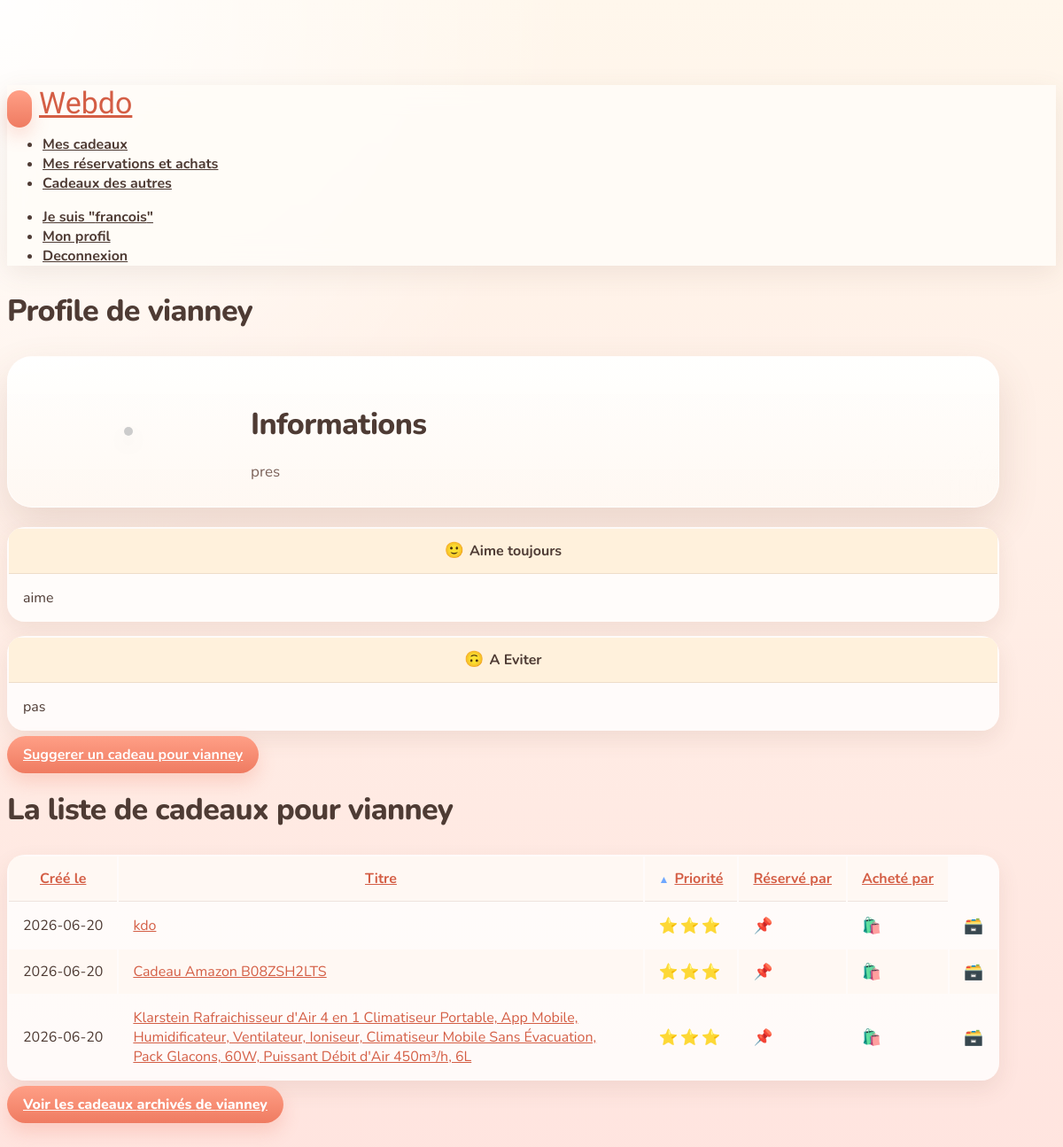
The app's page /les_kdos.php?pour=1 (signed in) with its own data.
### tables this page shows
CREATE TABLE membre (
  id INTEGER PRIMARY KEY AUTOINCREMENT,
  motPasse TEXT NOT NULL DEFAULT '',
  prenom TEXT DEFAULT NULL,
  anniversaire TEXT DEFAULT NULL,
  presentation TEXT,
  email TEXT DEFAULT NULL,
  photo TEXT DEFAULT NULL,
  aime TEXT NOT NULL DEFAULT '',
  aimepas TEXT NOT NULL DEFAULT ''
, admin INTEGER NOT NULL DEFAULT 0);

CREATE TABLE kdo (
  id INTEGER PRIMARY KEY AUTOINCREMENT,
  pour INTEGER NOT NULL DEFAULT 0,
  titre TEXT NOT NULL DEFAULT '',
  description TEXT,
  url TEXT DEFAULT NULL,
  image TEXT DEFAULT NULL,
  creeLe TEXT NOT NULL DEFAULT '',
  creePar INTEGER NOT NULL DEFAULT 0,
  reserveLe TEXT DEFAULT NULL,
  reservePar INTEGER DEFAULT NULL,
  acheteLe TEXT DEFAULT NULL,
  achetePar INTEGER DEFAULT NULL,
  partage INTEGER NOT NULL DEFAULT 0,
  supprime INTEGER NOT NULL DEFAULT 0,
  priorite INTEGER NOT NULL DEFAULT 3
);

### src/i_sql.php (called while the page is built, shortened)
<?
require_once(__DIR__.'/i_config.php');
function sql_bootstrap_schema() {
	return <<<SQL
CREATE TABLE IF NOT EXISTS commentaire (
  id INTEGER PRIMARY KEY AUTOINCREMENT,
  idKdo INTEGER NOT NULL DEFAULT 0,
  commentaire TEXT NOT NULL,
  creeLe TEXT NOT NULL DEFAULT '',
  creePar INTEGER NOT NULL DEFAULT 0,
  visible INTEGER NOT NULL DEFAULT 0,
  supprime INTEGER NOT NULL DEFAULT 0
);
CREATE TABLE IF NOT EXISTS evenement (
  id INTEGER PRIMARY KEY AUTOINCREMENT,
  date TEXT NOT NULL DEFAULT '',
  titre TEXT NOT NULL DEFAULT '',
  description TEXT,
  groupe INTEGER NOT NULL DEFAULT 0,
  supprime INTEGER NOT NULL DEFAULT 0
);
CREATE TABLE IF NOT EXISTS groupe (
  id INTEGER NOT NULL,
  idMembre INTEGER NOT NULL DEFAULT 0,
  nom TEXT DEFAULT NULL,
  PRIMARY KEY (id, idMembre)
);
CREATE TABLE IF NOT EXISTS kdo (
  id INTEGER PRIMARY KEY AUTOINCREMENT,
  pour INTEGER NOT NULL DEFAULT 0,
  titre TEXT NOT NULL DEFAULT '',
  description TEXT,
  url TEXT DEFAULT NULL,
  image TEXT DEFAULT NULL,
  creeLe TEXT NOT NULL DEFAULT '',
  creePar INTEGER NOT NULL DEFAULT 0,
  reserveLe TEXT DEFAULT NULL,
  reservePar INTEGER DEFAULT NULL,
  acheteLe TEXT DEFAULT NULL,
  achetePar INTEGER DEFAULT NULL,
  partage INTEGER NOT NULL DEFAULT 0,
  supprime INTEGER NOT NULL DEFAULT 0,
  priorite INTEGER NOT NULL DEFAULT 3
);
CREATE TABLE IF NOT EXISTS membre (
  id INTEGER PRIMARY KEY AUTOINCREMENT,
  motPasse TEXT NOT NULL DEFAULT '',
  prenom TEXT DEFAULT NULL,
  anniversaire TEXT DEFAULT NULL,
  presentation TEXT,
  email TEXT DEFAULT NULL,
  photo TEXT DEFAULT NULL,
  aime TEXT NOT NULL DEFAULT '',
  aimepas TEXT NOT NULL DEFAULT ''
);
CREATE TABLE IF NOT EXISTS partage (
  idKdo INTEGER DEFAULT 0,
  partagePar INTEGER NOT NULL DEFAULT 0,
  combien TEXT DEFAULT NULL,
  supprime INTEGER DEFAULT 0
);
SQL;
}
function sql_get_connection() {
	static $pdo = null;
	if ($pdo !== null) {
		return $pdo;
	}
	global $dbpath;
	try {
		$pdo = new PDO('sqlite:'.$dbpath);
		$pdo->setAttribute(PDO::ATTR_ERRMODE, PDO::ERRMODE_EXCEPTION);
		$pdo->setAttribute(PDO::ATTR_DEFAULT_FETCH_MODE, PDO::FETCH_ASSOC);
		$pdo->exec('PRAGMA foreign_keys = ON');
		$pdo->exec(sql_bootstrap_schema());
	} catch (PDOException $e) {
		die("La connexion a échoué ! ".$e->getMessage());
	}
	return $pdo;
}
function sql_normalize_query($requete) {
	$patterns = array(
		'/SUBDATE\(NOW\(\), "([0-9]+) days"\)/i' => "datetime('now', '-$1 days')",
		'/SUBDATE\(NOW\(\), \'([0-9]+) days\'\)/i' => "datetime('now', '-$1 days')",
	);
	$requete = preg_replace(array_keys($patterns), array_values($patterns), $requete);
	$requete = str_replace("\\'", "''", $requete);
	$requete = str_replace('\\"', '""', $requete);
	return $requete;
}
function sql_select($requete, &$nblignes) {
	$pdo = sql_get_connection();
	$requete = sql_normalize_query($requete);
	try {
		$statement = $pdo->query($requete);
		$res = $statement->fetchAll();
		return $res;
	} catch (PDOException $e) {
		die("La requete sur la base a échoué : ".$requete." (".$e->getMessage().")");
	}
}
function prenom_simple($id) {
	$res = sql_select("select prenom from membre where id=$id", $nb);
	return $res[0]['prenom'];
}
function prenom($id) {
	$pr = prenom_simple($id);
		return $pr;
}
function photo($id) {
	$res = sql_select("select photo from membre where id=$id", $nb);
	return $res[0]['photo'];
}
?>

### src/les_kdos.php (the view, shortened to what this page needs)
<?php
require_once(__DIR__.'/i_divers.php');
require_once(__DIR__.'/i_gifts.php');
$arch = get_param('arch') == '1';
$pour = get_param('pour');
$order = get_param('order');
if($order=='') $order = 'priorite';
$way = get_param('way');
if($way =='') $way = 'asc';
$mine = $pour == $_SESSION['idUtilisateur'];
$prenom = $pour ? prenom($pour) : '';
$requete = "select id, image, creeLe, titre, pour, priorite, creePar, reservePar, reserveLe, achetePar, acheteLe, partage from kdo where ";
if ($pour) {
	$requete .= "pour=$pour";
}
if($arch) {
	$requete .= ' and supprime=2';
	$requete .= ' order by pour, achetePar, priorite';
} else {
	$requete .= ' and supprime=0';
	switch($order)
	{
	default:
	case 'priorite':
		if($mine) $requete .= ' order by priorite '.$way.',creeLe';
		else $requete .= ' order by pour,achetePar,reservePar,priorite';
		break;
	}
}
$res = sql_select($requete, $nbRep);
aff_header();
if($mine)
{
	echo "<h2>Votre profile</h2>";
	if($arch) $title = 'Ma liste de cadeaux archivé';
	else $title = 'Ma liste de cadeaux';
}
else
{
	if($arch) $title = 'La liste de cadeaux archivé pour ';
	else $title = 'La liste de cadeaux pour ';
	if($pour)
	{
		echo "<h2>Profile de $prenom</h2>";
	}
	else $prenom = 'tout le monde';
	$title .= $prenom;
}
if($pour)
{
	echo '<div class="box violet profile-summary">';
	echo '<div class="profile-summary-media">';
	$photo = photo($pour);
	echo '<img class="tbp" src="'.user_avatar_url($photo, $prenom).'" alt="'.h($prenom).'" />';
	echo '</div>';
	echo '<div class="profile-summary-copy">';
	$res2 = sql_select('select aime, aimepas, presentation from membre where id ='.$pour, $nbRep);
	echo '<h2>Informations</h2>';
	echo '<p>';
	if($res2[0]['presentation'] != '')
	{
		echo embellir($res2[0]['presentation']);
	} else {
		echo "aucune information n'a était remplie :/";
		}
	echo '</p>';
	echo '</div>';
	echo '</div>';
	if($res2[0]['aime'] != '' || $res2[0]['aimepas'] != '')
	{
		echo '<div class="row">';
		echo '<div class="span6">';
		if($res2[0]['aime'] != '')
		{
			echo '<p><table class="gifts" style="width:100%">';
			echo '<tr><th><span class="emoji-icon with-gap" aria-hidden="true">🙂</span>Aime toujours</th></tr>';
			echo '<tr><td>'.embellir($res2[0]['aime']).'</td></tr>';
			echo '</table></p>';
		}
		echo '</div>';
		echo '<div class="span6">';
		if($res2[0]['aimepas'] != '')
		{
			echo '<p><table class="gifts" style="width:100%">';
			echo '<tr><th><span class="emoji-icon with-gap" aria-hidden="true">🙃</span>A Eviter</th></tr>';
			echo '<tr><td>'.embellir($res2[0]['aimepas']).'</td></tr>';
			echo '</table></p>';
		}
		echo '</div>';
		echo '</div>';
 	}
	if(!$arch)
	{
		echo '<p><a class="btn btn-primary" href="nouveau_kdo.php?pour='.$pour.'"><b>';
		if($mine) echo 'Ajouter un cadeau';
		else echo 'Suggerer un cadeau pour '.$prenom;
		echo '</b></a></p>';
	}
}
$display = array();
$display[] = $arch?'supprime':'archive';
$display[] = 'creeLe';
$display[] = 'titre';
$display[] = (!$pour)?'pour':'';
$display[] = 'priorite';
if(!$mine || $arch)
{
	$display[] = 'reservePar';
	$display[] = 'achetePar';
}
$url = 'les_kdos.php?';
if($pour) $url .= 'pour='.$pour;
display_gifts($title, $res, $display, $order, $way, $url);
echo '<p><a class="btn" href="les_kdos.php?';
if($pour) echo '&pour='.$pour;
if(!$arch) echo '&arch=1';
echo '">';
if($mine) echo 'Voir mes cadeaux';
else echo 'Voir les cadeaux';
if(!$arch) echo ' archivés';
if(!$mine) echo ' de '.$prenom;
echo '</a></p>';
aff_footer();
?>

### src/i_divers.php (shortened to what this page needs)
<?
require_once(__DIR__.'/i_sql.php');
function aff_header() {
?>
<!DOCTYPE html PUBLIC "-//W3C//DTD XHTML 1.1//EN" "http://www.w3.org/TR/xhtml11/DTD/xhtml11.dtd">
<html xmlns="http://www.w3.org/1999/xhtml" xml:lang="fr">
<head>
		<link href="//netdna.bootstrapcdn.com/twitter-bootstrap/2.3.1/css/bootstrap-combined.min.css" rel="stylesheet">
		<link href="//netdna.bootstrapcdn.com/twitter-bootstrap/2.3.1/css/bootstrap-responsive.min.css" rel="stylesheet">
</head>
<body>
<? if(isset($_SESSION['idUtilisateur'])) { ?>
    <div class="navbar navbar-fixed-top">
      <div class="navbar-inner">
        <div class="container">
          <a class="btn btn-navbar" data-toggle="collapse" data-target=".nav-collapse">
          </a>
          <a class="brand" href="home.php">Webdo</a>
          <div class="nav-collapse">
            <ul class="nav">
			<li><a href="les_kdos.php?pour=<?= $_SESSION['idUtilisateur']; ?>">Mes cadeaux</a></li>
			<li><a href="resa.php">Mes réservations et achats</a></li>
			<li><a href="kdos.php">Cadeaux des autres</a></li>
            </ul>
            <ul class="nav pull-right">
			<li><a href="">Je suis "<?= prenom_simple($_SESSION['idUtilisateur']) ?>"</a></li>
			<li><a href="profil.php">Mon profil</a></li>
			<li><a href="logout.php">Deconnexion</a></li>
            </ul>
          </div>
        </div>
      </div>
    </div>
<? } ?>
<div class="container app-shell">
<?
}
function aff_footer() {
?>
<?php
	echo "</body>\n";
	echo "</html>\n";
}
function aff_priorite($edit, $prio) {
	$prio_text = array('Doit avoir', 'Adorerais avoir', 'Aimerais avoir', 'J\'y pense', 'Suggestion');
	if($edit) {
		echo '<select class="priority-select" name="priorite">';
		$i=1;
		foreach($prio_text as $val) {
			echo "<option value=\"$i\"";
			if($prio == $i) echo ' selected="selected"';
			echo ">".(6-$i)." étoiles - $val";
			$i++;
		}
		echo '</select>';
		echo "<br/><br/>";
	} else {
		echo '<span class="prio">';
		for($i=0; $i<6-intval($prio); $i++) echo '<span class="emoji-icon" rel="tooltip" title="'.$prio_text[intval($prio)-1].'" aria-hidden="true">⭐</span>';
		echo '</span>';
	}
}
function embellir($desc) {
	$desc = preg_replace('/(\n|\r|^| )([a-zA-Z]+:\/\/[.a-zA-Z0-9_\/?&%=-]{0,40})([.a-zA-Z0-9_\/?&%=-]*)/', '\\1<a target="_blank" href="\\2\\3">\\2</a>', $desc);
	$desc = preg_replace('/(\n|\r|^| )(www\.[.a-zA-Z0-9_\/?&%=-]{0,50})([.a-zA-Z0-9_\/?&%=-]*)/', '\\1<a target="_blank" href="http://\\2\\3">\\2</a>', $desc);
	$desc = nl2br($desc);
	return $desc;
}
function get_param($key) {
	if(isset($_GET[$key])) $value = $_GET[$key];
	else if(isset($_POST[$key])) $value = $_POST[$key];
	else $value = '';
	return addslashes($value);
}
function h($value) {
	return htmlspecialchars((string)$value, ENT_QUOTES, 'UTF-8');
}
function default_avatar_url($seed) {
	$seed = trim((string)$seed);
	return 'https://api.dicebear.com/10.x/lorelei/svg?seed='.rawurlencode($seed);
}
function has_photo_file($filename) {
	$filename = basename((string)$filename);
	if($filename === '') return false;
	return is_file(photo_storage_dir().'/'.$filename);
}
function user_avatar_url($photo, $seed) {
	return default_avatar_url($seed);
}
?>

### src/i_gifts.php (shortened to what this page needs)
<?php
function display_gifts($title, $gifts, $display, $order='', $way='', $url='')
{
	echo "<h2>$title</h2>";
	$row_name = array(
		'creeLe' => 'Créé le',
		'titre' => 'Titre',
		'pour' => 'Pour',
		'priorite' => 'Priorité',
		'reservePar' => 'Réservé par',
		'achetePar' => 'Acheté par',
	);
	echo '<table class="table table-striped">';
	echo '<tr>';
	foreach($display as $row)
		if(isset($row_name[$row]))
		{
			echo '<th>';
			if($url != '') {
				echo '<a href="'.$url;
				echo '&order='.$row;
				if($row == $order && $way == 'asc') echo '&way=desc';
				else echo '&way=asc';
				echo '">';
				if($row == $order) echo '<span class="sort-indicator" aria-hidden="true">'.($way == 'asc' ? '▲' : '▼').'</span>';
			}
			echo $row_name[$row];
			if($url != '') echo '</a>';
			echo '</th>';
		}
	echo '</tr>';
	foreach ($gifts as $gift)
	{
		$gid = $gift['id'];
		echo '<tr>';
		foreach($display as $row)
		{
			if(isset($row_name[$row]))
			{
				$value = $gift[$row];
				echo $row == 'creeLe' ? '<td class="nw">' : '<td>';
				if($row == 'titre')
				{
					$value = preg_replace('/\[(.+)\](.+)/i', '<span class="label">$1</span> $2', $value);
					echo '<a href="kdo.php?id='.$gid.'" rel="popover" data-content="<img src=\''.$gift['image'].'\'/>">'.$value.'</a>';
				}
				else if($row == 'reservePar' && $value == '')
				{
					echo '<a href="r_reserve.php?idKdo='.$gid.'" rel="tooltip" title="Je réserve"><span class="emoji-icon" aria-hidden="true">📌</span></a>';
				}
				else if($row == 'achetePar' && $value == '')
				{
					echo '<a href="r_achete.php?idKdo='.$gid.'" rel="tooltip" title="J\'ai acheté"><span class="emoji-icon" aria-hidden="true">🛍️</span></a>';
				}
				else if($row == 'priorite')
				{
					aff_priorite(false, $value);
				}
				else
				{
					echo $value;
				}
				echo '</td>';
			}
		}
		if(in_array('archive', $display))
		{
			echo '<td><a href="r_archive_kdo.php?id='.$gid.'" rel="tooltip" title="Archiver ce cadeau">';
			echo '<span class="emoji-icon" aria-hidden="true">🗃️</span>';
			echo '</a></td>';
		}
		echo '</tr>';
	}
	echo '</table>';
}
?>

### src/i_divers.php (style rules this page uses)
:root { --bg-top: #fff7ec; --bg-bottom: #ffe4df; --surface: rgba(255,255,255,0.88); --surface-strong: #ffffff; --ink: #4e3b34; --ink-soft: #7b625a; --accent: #ee7a5f; --accent-dark: #d45e45; --accent-gold: #f0bf62; --line: rgba(116, 78, 68, 0.12); --shadow: 0 20px 45px rgba(122, 82, 62, 0.16); --shadow-soft: 0 10px 24px rgba(122, 82, 62, 0.10); }
body { padding-top: 88px; background: radial-gradient(circle at top left, rgba(255,255,255,0.95), rgba(255,255,255,0) 36%), linear-gradient(180deg, var(--bg-top), var(--bg-bottom)); color: var(--ink); font-family: 'Nunito', sans-serif; min-height: 100vh; }
.container { max-width: 1120px; }
.navbar-fixed-top .navbar-inner { background: rgba(255, 252, 248, 0.88); backdrop-filter: blur(14px); border: 0; box-shadow: 0 8px 28px rgba(112, 78, 62, 0.10); }
.navbar .brand { font-family: 'Patrick Hand', cursive; font-size: 34px; color: var(--accent-dark); text-shadow: none; padding-top: 16px; }
.navbar .nav > li > a, .navbar .nav.pull-right > li > a { color: var(--ink); font-weight: 700; text-shadow: none; padding-top: 20px; padding-bottom: 20px; }
.navbar .btn-navbar { background: linear-gradient(180deg, #ff9f86, #ef7b61); border: 0; border-radius: 999px; box-shadow: 0 10px 20px rgba(239, 123, 97, 0.24); margin-top: 14px; margin-right: 8px; padding: 10px 14px; }
.app-shell { padding-bottom: 48px; }
.hero-unit, .box { background: var(--surface); border: 1px solid rgba(255,255,255,0.65); box-shadow: var(--shadow); border-radius: 28px; }
h1, h2, h3 { color: var(--ink); text-shadow: none; font-weight: 800; }
h2 { font-size: 34px; letter-spacing: -0.02em; }
a { color: var(--accent-dark); text-shadow: none; }
.box { padding: 24px 26px; margin-bottom: 22px; }
.box > * { margin-left: 0; margin-right: 0; }
.box.pink, .box.violet { background: linear-gradient(180deg, rgba(255,255,255,0.94), rgba(255,248,243,0.95)), url("/bg_logo_annif.png") no-repeat right -16px bottom -18px / 180px; color: var(--ink); }
.btn, input[type="submit"], button { background: linear-gradient(180deg, #ff9f86, #ef7b61); border: 0; border-radius: 999px; box-shadow: 0 10px 20px rgba(239, 123, 97, 0.24); color: #fff; font-weight: 800; padding: 10px 18px; text-shadow: none; }
.table, .gifts { background: rgba(255,255,255,0.82); border-radius: 20px; overflow: hidden; box-shadow: var(--shadow-soft); }
.table th, .gifts th { background: #fff1dc; color: var(--ink); border-bottom: 1px solid var(--line); }
.table td, .table th, .gifts td, .gifts th { padding: 14px 16px; }
.table th { white-space: nowrap; }
.table td.nw { white-space: nowrap; }
.table-striped tbody tr:nth-child(odd) td, .table-striped tbody tr:nth-child(odd) th { background-color: rgba(255, 249, 243, 0.86); }
.thumbnail, .tb, .tbp { border-radius: 22px; box-shadow: var(--shadow-soft); }
.tbp { max-height: 400px; width: auto; object-fit: contain; }
.profile-summary { align-items: center; display: grid; gap: 28px; grid-template-columns: 220px minmax(0, 1fr); }
.profile-summary-media { text-align: center; }
.profile-summary-media .tbp { display: inline-block; max-height: 220px; max-width: 100%; }
.profile-summary-copy h2 { margin-bottom: 14px; }
.profile-summary-copy p { color: var(--ink-soft); font-size: 17px; line-height: 1.7; margin-bottom: 0; }
.emoji-icon { display: inline-block; font-size: 1.1em; line-height: 1; vertical-align: -0.05em; }
.emoji-icon.with-gap { margin-right: 0.35em; }
.sort-indicator { color: #6fa8ff; white-space: nowrap; display: inline-block; font-size: 12px; font-weight: 800; margin-right: 6px; vertical-align: middle; }
.prio .emoji-icon { margin-right: 2px; }

### records on screen
membre: prenom "francois"
membre: prenom "vianney", presentation "pres aime pas", prenom "La liste de cadeaux pour vianney"
kdo: creeLe "2026-06-20", titre "kdo", priorite 3 (drawn)
kdo: creeLe "2026-06-20", titre "Cadeau Amazon B08ZSH2LTS", priorite 3 (drawn)
kdo: creeLe "2026-06-20", titre "Klarstein Rafraichisseur d'Air 4 en 1 Climatiseur Portable, App Mobile, Humidificateur, Ventilateur, Ioniseur, Climatiseur Mobile Sans Évacuation, Pack Glacons, 60W, Puissant Débit d'Air 450m³/h, 6L", priorite 3 (drawn)

### other values on screen
$row_name[$row] "Créé le"
$row_name[$row] "Titre"
$row_name[$row] "Priorité"
$row_name[$row] "Réservé par"
$row_name[$row] "Acheté par"
